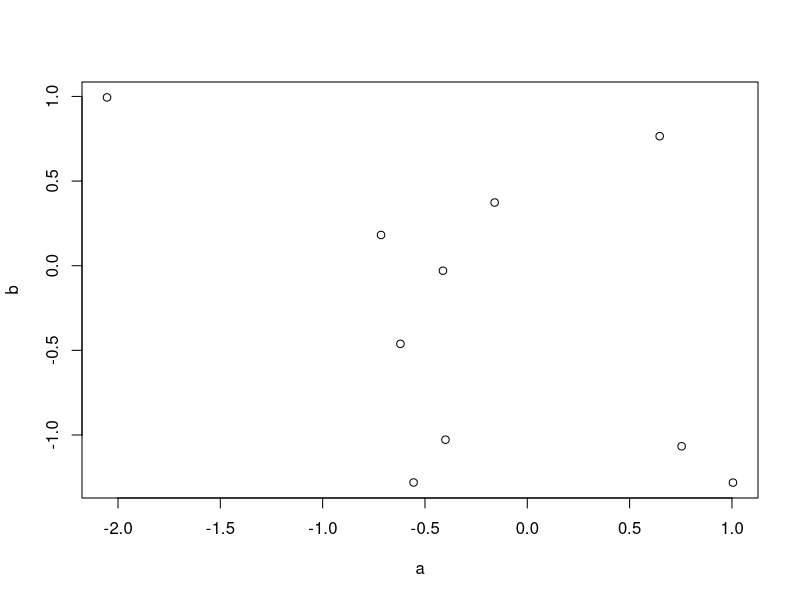

Reproduce this figure in R.
# Title     :  test
# Objective :  by ZJP
# Created by: Administrator
# Created on: 2018/5/16

a <- rnorm(10)
b <- rnorm(10)
print("sin (a^2)")
print(sin(a*a))
print("a")
print(a)

plot(a, b)